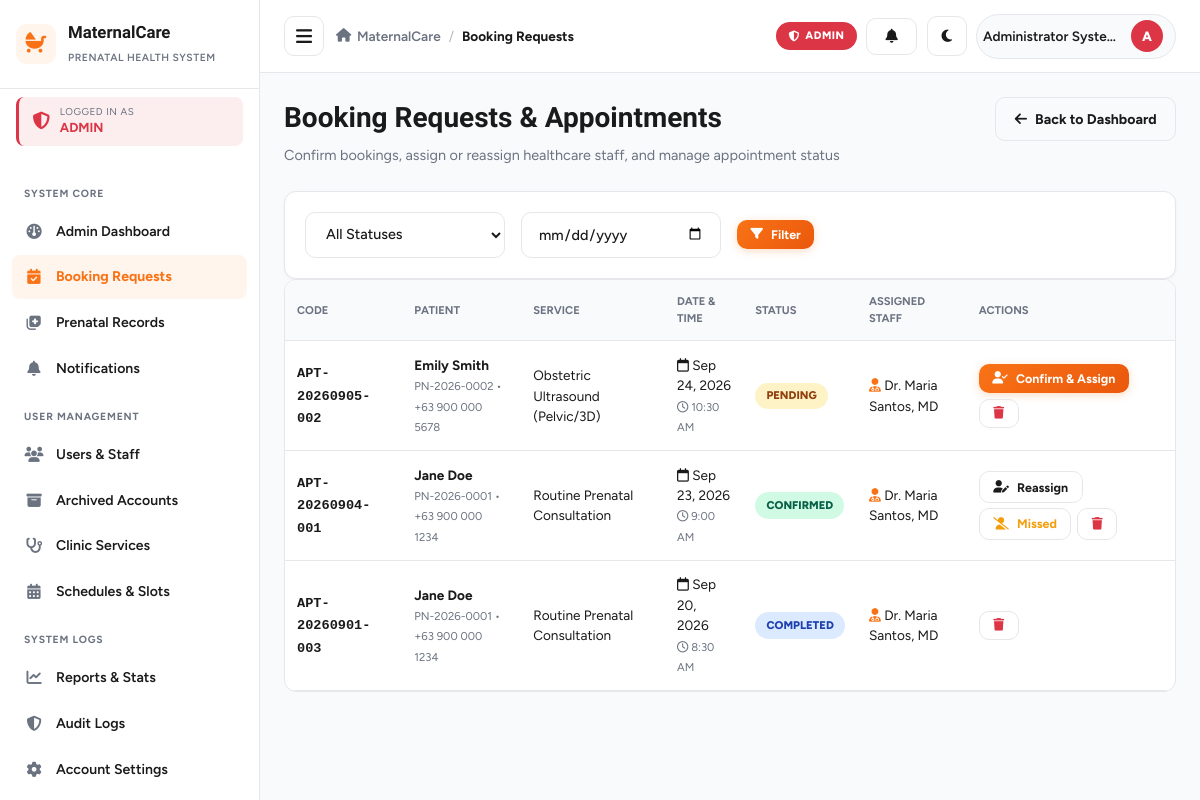
The page /admin/appointments.php (signed in) on the database its author committed.
### tables this page shows
CREATE TABLE IF NOT EXISTS `appointments` (
    `id` INT AUTO_INCREMENT PRIMARY KEY,
    `appointment_code` VARCHAR(20) NOT NULL UNIQUE,
    `patient_id` INT NOT NULL,
    `service_id` INT NOT NULL,
    `healthcare_worker_id` INT DEFAULT NULL,
    `appointment_date` DATE NOT NULL,
    `appointment_time` TIME NOT NULL,
    `status` ENUM('pending', 'confirmed', 'completed', 'cancelled', 'missed') NOT NULL DEFAULT 'pending',
    `notes` TEXT DEFAULT NULL,
    `room` VARCHAR(100) DEFAULT NULL,
    `worker_notified` TINYINT(1) NOT NULL DEFAULT 0,
    `worker_confirmed_at` DATETIME DEFAULT NULL,
    `created_at` TIMESTAMP DEFAULT CURRENT_TIMESTAMP,
    `updated_at` TIMESTAMP DEFAULT CURRENT_TIMESTAMP ON UPDATE CURRENT_TIMESTAMP,
    INDEX `idx_appt_date_service` (`appointment_date`, `service_id`, `status`),
    FOREIGN KEY (`patient_id`) REFERENCES `patients`(`id`) ON DELETE CASCADE,
    FOREIGN KEY (`service_id`) REFERENCES `services`(`id`) ON DELETE RESTRICT,
    FOREIGN KEY (`healthcare_worker_id`) REFERENCES `users`(`id`) ON DELETE SET NULL
);

CREATE TABLE IF NOT EXISTS `users` (
    `id` INT AUTO_INCREMENT PRIMARY KEY,
    `username` VARCHAR(50) NOT NULL UNIQUE,
    `email` VARCHAR(100) NOT NULL UNIQUE,
    `password` VARCHAR(255) NOT NULL,
    `role` ENUM('patient', 'healthcare_worker', 'admin') NOT NULL DEFAULT 'patient',
    `full_name` VARCHAR(100) NOT NULL,
    `phone` VARCHAR(20) DEFAULT NULL,
    `status` ENUM('active', 'inactive', 'archived') NOT NULL DEFAULT 'active',
    `address` TEXT DEFAULT NULL,
    `avatar` VARCHAR(255) DEFAULT NULL,
    `room` VARCHAR(100) DEFAULT NULL,
    `deleted_at` TIMESTAMP NULL DEFAULT NULL,
    `created_at` TIMESTAMP DEFAULT CURRENT_TIMESTAMP,
    `updated_at` TIMESTAMP DEFAULT CURRENT_TIMESTAMP ON UPDATE CURRENT_TIMESTAMP
);

CREATE TABLE IF NOT EXISTS `patients` (
    `id` INT AUTO_INCREMENT PRIMARY KEY,
    `user_id` INT NOT NULL,
    `patient_code` VARCHAR(20) NOT NULL UNIQUE,
    `dob` DATE DEFAULT NULL,
    `address` TEXT DEFAULT NULL,
    `blood_type` VARCHAR(5) DEFAULT 'A+',
    `emergency_contact_name` VARCHAR(100) DEFAULT NULL,
    `emergency_contact_phone` VARCHAR(20) DEFAULT NULL,
    `lmp` DATE DEFAULT NULL,
    `edd` DATE DEFAULT NULL,
    `gravida` INT DEFAULT 1,
    `para` INT DEFAULT 0,
    `abortus` INT DEFAULT 0,
    `medical_history` TEXT DEFAULT NULL,
    `created_at` TIMESTAMP DEFAULT CURRENT_TIMESTAMP,
    FOREIGN KEY (`user_id`) REFERENCES `users`(`id`) ON DELETE CASCADE
);

CREATE TABLE IF NOT EXISTS `services` (
    `id` INT AUTO_INCREMENT PRIMARY KEY,
    `service_name` VARCHAR(100) NOT NULL,
    `description` TEXT DEFAULT NULL,
    `duration_minutes` INT NOT NULL DEFAULT 30,
    `max_daily_slots` INT NOT NULL DEFAULT 15,
    `form_fields` LONGTEXT DEFAULT NULL,
    `updated_at` TIMESTAMP NULL DEFAULT NULL,
    `is_active` TINYINT(1) NOT NULL DEFAULT 1,
    `created_at` TIMESTAMP DEFAULT CURRENT_TIMESTAMP
);

### config/config.php (called while the page is built, shortened)
<?php
function sanitize($data) {
    return htmlspecialchars(trim((string)$data), ENT_QUOTES, 'UTF-8');
}
function formatDate($dateStr, $format = 'M d, Y') {
    return date($format, strtotime($dateStr));
}

### admin/appointments.php (the view, shortened to what this page needs)
<?php
require_once __DIR__ . '/../config/config.php';
$statusFilter = $_GET['status'] ?? 'all';
$dateFilter = $_GET['date'] ?? '';
try {
    $db = getDB();
    $sql = "SELECT a.*, s.service_name, u.full_name as patient_name, u.phone as patient_phone, p.patient_code, hw.full_name as worker_name
            FROM appointments a
            JOIN patients p ON a.patient_id = p.id
            JOIN users u ON p.user_id = u.id
            JOIN services s ON a.service_id = s.id
            LEFT JOIN users hw ON a.healthcare_worker_id = hw.id
            WHERE 1=1";
    $params = [];
    $sql .= " ORDER BY FIELD(a.status, 'pending', 'confirmed', 'completed', 'missed', 'cancelled'), a.appointment_date ASC, a.appointment_time ASC";
    $stmt = $db->prepare($sql);
    $stmt->execute($params);
    $appointments = $stmt->fetchAll();
} catch (Exception $e) {
    die("Error loading booking requests: " . $e->getMessage());
}
include __DIR__ . '/../includes/header.php';
?>
<div class="page-header">
    <div class="page-title">
        <h1>Booking Requests & Appointments</h1>
        <p>Confirm bookings, assign or reassign healthcare staff, and manage appointment status</p>
    </div>
    <div>
        <a href="dashboard.php" class="btn btn-outline"><i class="fa-solid fa-arrow-left"></i> Back to Dashboard</a>
    </div>
</div>
<div class="dashboard-card" style="padding: 1.25rem;">
    <form method="GET" action="" style="display:flex; gap:1rem; flex-wrap:wrap; align-items:center;">
        <select name="status" class="form-control" style="max-width:200px;">
            <option value="all" <?php echo $statusFilter === 'all' ? 'selected' : ''; ?>>All Statuses</option>
        </select>
        <input type="date" name="date" class="form-control" style="max-width:200px;" value="<?php echo sanitize($dateFilter); ?>">
        <button type="submit" class="btn btn-primary btn-sm"><i class="fa-solid fa-filter"></i> Filter</button>
    </form>
</div>
<div class="table-responsive">
    <table class="table">
        <thead>
            <tr>
                <th>Code</th>
                <th>Patient</th>
                <th>Service</th>
                <th>Date & Time</th>
                <th>Status</th>
                <th>Assigned Staff</th>
                <th>Actions</th>
            </tr>
        </thead>
        <tbody>
            <?php if (count($appointments) > 0): ?>
                <?php foreach ($appointments as $a): ?>
                    <tr>
                        <td><strong><code><?php echo sanitize($a['appointment_code']); ?></code></strong></td>
                        <td>
                            <strong><?php echo sanitize($a['patient_name']); ?></strong><br>
                            <small class="text-muted"><?php echo sanitize($a['patient_code']); ?> &bull; <?php echo sanitize($a['patient_phone']); ?></small>
                        </td>
                        <td><?php echo sanitize($a['service_name']); ?></td>
                        <td>
                            <i class="fa-regular fa-calendar"></i> <?php echo formatDate($a['appointment_date']); ?><br>
                            <small class="text-muted"><i class="fa-regular fa-clock"></i> <?php echo date('g:i A', strtotime($a['appointment_time'])); ?></small>
                        </td>
                        <td>
                            <span class="badge badge-<?php echo $a['status']; ?>"><?php echo ucfirst($a['status']); ?></span>
                        </td>
                        <td>
                            <?php if (!empty($a['worker_name'])): ?>
                                <i class="fa-solid fa-user-doctor text-primary"></i> <?php echo sanitize($a['worker_name']); ?>
                            <?php else: ?>
                                <span class="badge badge-pending" style="font-size:0.75rem;">Unassigned</span>
                            <?php endif; ?>
                        </td>
                        <td>
                            <div style="display:flex; gap:0.35rem; flex-wrap:wrap;">
                                <?php if ($a['status'] === 'pending'): ?>
                                    <button type="button" class="btn btn-primary btn-sm js-assign-btn"
                                        data-appt='<?php echo htmlspecialchars(json_encode([
                                            "id" => (int)$a["id"], "code" => $a["appointment_code"],
                                            "patient_name" => $a["patient_name"], "service_name" => $a["service_name"],
                                            "date" => $a["appointment_date"], "time" => $a["appointment_time"],
                                            "worker_id" => (int)($a["healthcare_worker_id"] ?? 0),
                                            "date_formatted" => date("M d, Y", strtotime($a["appointment_date"])),
                                            "time_formatted" => date("g:i A", strtotime($a["appointment_time"]))
                                        ]), ENT_QUOTES, 'UTF-8'); ?>'>
                                        <i class="fa-solid fa-user-check"></i> Confirm & Assign
                                    </button>
                                <?php elseif ($a['status'] === 'confirmed'): ?>
                                    <button type="button" class="btn btn-outline btn-sm js-assign-btn"
                                        data-appt='<?php echo htmlspecialchars(json_encode([
                                            "id" => (int)$a["id"], "code" => $a["appointment_code"],
                                            "patient_name" => $a["patient_name"], "service_name" => $a["service_name"],
                                            "date" => $a["appointment_date"], "time" => $a["appointment_time"],
                                            "worker_id" => (int)($a["healthcare_worker_id"] ?? 0),
                                            "date_formatted" => date("M d, Y", strtotime($a["appointment_date"])),
                                            "time_formatted" => date("g:i A", strtotime($a["appointment_time"])),
                                            "reassign" => true
                                        ]), ENT_QUOTES, 'UTF-8'); ?>'>
                                        <i class="fa-solid fa-user-pen"></i> Reassign
                                    </button>
                                    <button type="button" class="btn btn-outline btn-sm js-missed-btn" style="color:var(--warning);"
                                        data-appt-id="<?php echo (int)$a['id']; ?>">
                                        <i class="fa-solid fa-user-slash"></i> Missed
                                    </button>
                                <?php endif; ?>
                                <button type="button" class="btn btn-outline btn-sm js-delete-btn" style="color:var(--danger);"
                                    data-appt-id="<?php echo (int)$a['id']; ?>"
                                    data-appt-code="<?php echo htmlspecialchars($a['appointment_code'], ENT_QUOTES, 'UTF-8'); ?>"
                                    data-appt-name="<?php echo htmlspecialchars($a['patient_name'], ENT_QUOTES, 'UTF-8'); ?>"
                                    title="Delete appointment">
                                    <i class="fa-solid fa-trash"></i>
                                </button>
                            </div>
                        </td>
                    </tr>
                <?php endforeach; ?>
            <?php else: ?>
                <tr><td colspan="7" class="text-center p-4 text-muted">No appointments found matching your filters.</td></tr>
            <?php endif; ?>
        </tbody>
    </table>
</div>
<?php include __DIR__ . '/../includes/footer.php'; ?>

### assets/css/style.css (style rules this page uses)
:root { --primary: #f97316; --primary-dark: #ea580c; --primary-light: #fff5ed; --success: #10b981; --warning: #f59e0b; --danger: #dc3545; --info: #0d6efd; --bg-body: #f8fafc; --surface: #ffffff; --text-dark: #1a1a1a; --text-muted: #6b7280; --border-color: #e5e7eb; --radius-sm: 8px; --radius-md: 12px; --radius-lg: 16px; --shadow-sm: 0 1px 3px rgba(0, 0, 0, 0.05); --shadow-md: 0 4px 12px rgba(0, 0, 0, 0.08); --shadow-lg: 0 10px 30px rgba(0, 0, 0, 0.12); --transition: all 0.25s ease; --sidebar-width: 260px; }
* { margin: 0; padding: 0; box-sizing: border-box; }
html, body { max-width: 100%; overflow-x: hidden; }
body { font-family: 'Figtree', -apple-system, BlinkMacSystemFont, 'Segoe UI', sans-serif; background: var(--bg-body); color: var(--text-dark); line-height: 1.5; font-size: 15px; transition: background 0.3s ease, color 0.3s ease; }
h1, h2, h3, h4, h5, h6 { font-family: 'Bricolage Grotesque', 'Figtree', sans-serif; font-weight: 700; color: var(--text-dark); }
a { color: inherit; text-decoration: none; }
.page-header { display: flex; justify-content: space-between; align-items: flex-start; gap: 1rem; margin-bottom: 1.5rem; flex-wrap: wrap; }
.page-header h1 { font-size: 1.75rem; margin-bottom: 0.35rem; }
.page-header p { color: var(--text-muted); font-size: 0.9rem; }
.dashboard-card { background: var(--surface); border: 1px solid var(--border-color); border-radius: var(--radius-md); padding: 1.5rem; box-shadow: var(--shadow-sm); transition: background 0.3s ease, border-color 0.3s ease; }
.form-control { width: 100%; padding: 0.75rem 1rem; border: 1.5px solid var(--border-color); border-radius: 10px; background: var(--surface); color: var(--text-dark); font-family: inherit; font-size: 0.9rem; font-weight: 500; transition: var(--transition); outline: none; }
.form-control::placeholder { color: var(--text-muted); }
.btn { display: inline-flex; align-items: center; justify-content: center; gap: 0.5rem; padding: 0.65rem 1.15rem; border-radius: 10px; border: none; font-family: inherit; font-size: 0.88rem; font-weight: 700; cursor: pointer; transition: var(--transition); text-decoration: none; white-space: nowrap; }
.btn-primary { background: linear-gradient(135deg, #f97316 0%, #ea580c 100%); color: #fff; box-shadow: 0 2px 8px rgba(249, 115, 22, 0.25); }
.btn-outline { background: transparent; color: var(--text-dark); border: 1.5px solid var(--border-color); }
.btn-sm { padding: 0.45rem 0.85rem; font-size: 0.78rem; }
.badge { display: inline-block; padding: 0.3rem 0.7rem; border-radius: 20px; font-size: 0.7rem; font-weight: 800; text-transform: uppercase; }
.badge-confirmed { background: #d1fae5; color: #065f46; }
.badge-pending { background: #fef3c7; color: #92400e; }
.badge-completed { background: #dbeafe; color: #1e40af; }
.table-responsive { width: 100%; overflow-x: auto; border-radius: var(--radius-md); background: var(--surface); border: 1px solid var(--border-color); }
.table { width: 100%; border-collapse: collapse; font-size: 0.85rem; }
.table th { text-align: left; padding: 0.85rem 0.75rem; font-size: 0.7rem; text-transform: uppercase; color: var(--text-muted); font-weight: 700; background: var(--bg-body); border-bottom: 1px solid var(--border-color); }
.table td { padding: 0.85rem 0.75rem; font-size: 0.85rem; border-bottom: 1px solid var(--border-color); color: var(--text-dark); }
.text-muted { color: var(--text-muted); }
.text-primary { color: var(--primary); }

### rows shown on the page
appointments: appointment_code "APT-20260905-002", users.full_name "Emily Smith", patient.patient_code "PN-2026-0002", users.phone "+63 900 000 5678", service.service_name "Obstetric Ultrasound (Pelvic/3D)", appointment_date "Sep 24, 2026", appointment_time "10:30 AM", status "PENDING", healthcare_worker.full_name "Dr. Maria Santos, MD"
appointments: appointment_code "APT-20260904-001", users.full_name "Jane Doe", patient.patient_code "PN-2026-0001", users.phone "+63 900 000 1234", service.service_name "Routine Prenatal Consultation", appointment_date "Sep 23, 2026", appointment_time "9:00 AM", status "CONFIRMED", healthcare_worker.full_name "Dr. Maria Santos, MD"
appointments: appointment_code "APT-20260901-003", users.full_name "Jane Doe", patient.patient_code "PN-2026-0001", users.phone "+63 900 000 1234", service.service_name "Routine Prenatal Consultation", appointment_date "Sep 20, 2026", appointment_time "8:30 AM", status "COMPLETED", healthcare_worker.full_name "Dr. Maria Santos, MD"

### other values the page prints
$role['label'] "ADMIN"
$item['section'] "SYSTEM CORE"
$item['label'] "Admin Dashboard"
$item['label'] "Booking Requests"
$item['label'] "Prenatal Records"
$item['label'] "Notifications"
$item['section'] "USER MANAGEMENT"
$item['label'] "Users & Staff"
$item['label'] "Archived Accounts"
$item['label'] "Clinic Services"
$item['label'] "Schedules & Slots"
$item['section'] "SYSTEM LOGS"
$item['label'] "Reports & Stats"
$item['label'] "Audit Logs"
$item['label'] "Account Settings"
